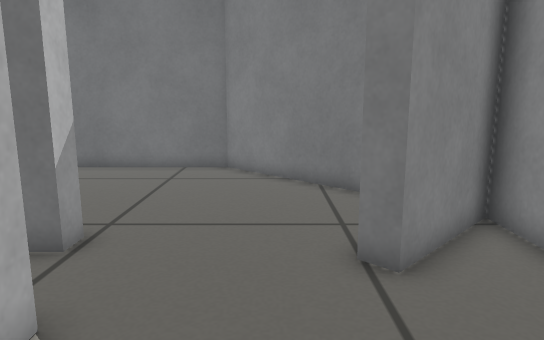
view 1 (above)

19 first-person views from a walk through a world built for the Gazebo simulator. The camera is 0.52 m above the floor, tilts 10° down and sees 70° across. The floor is counted in squares, 0.2 m on a side. Each view is taken from the middle of a square. On the plan, view 1 faces up. The plan holds only what a view shows up to about 20 squares ahead; the rest is blank.

view 2
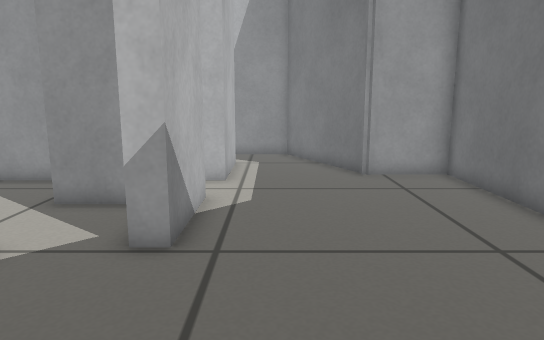

view 3
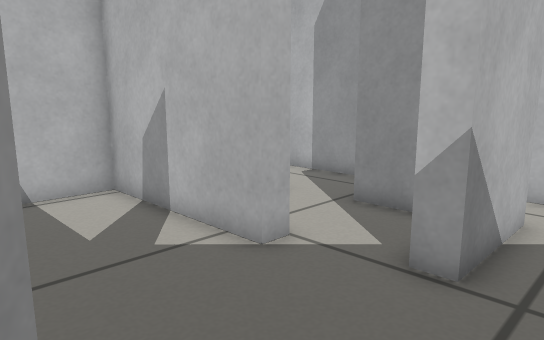

view 4
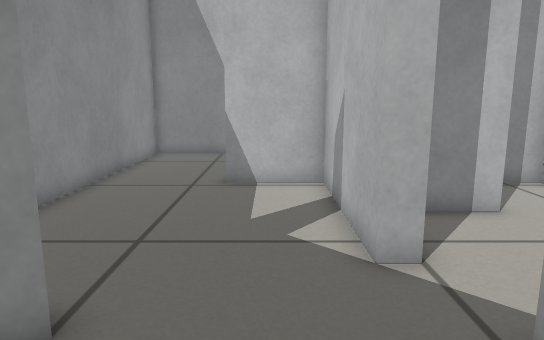

view 5
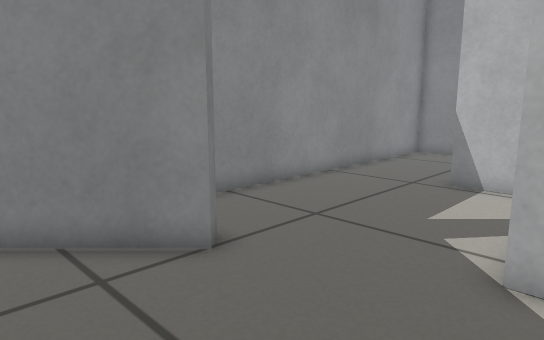

view 6
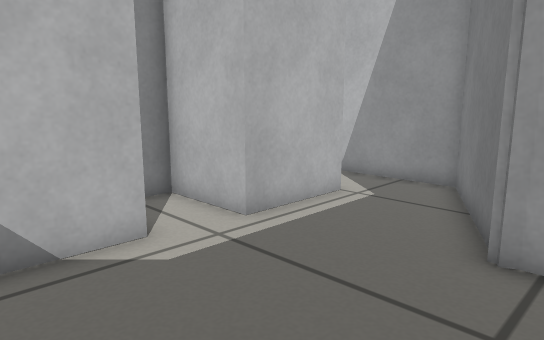

view 7
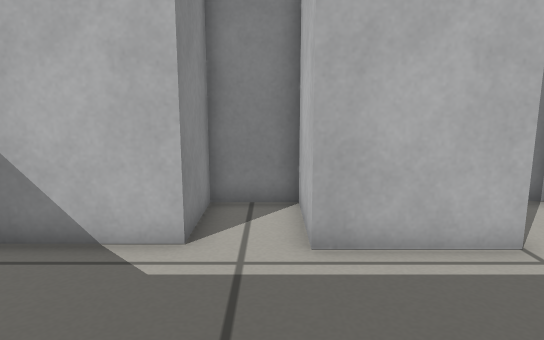

view 8
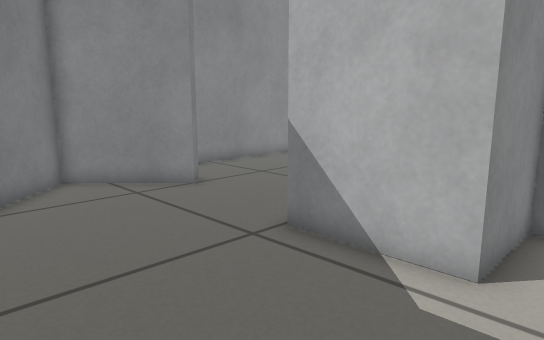

view 9
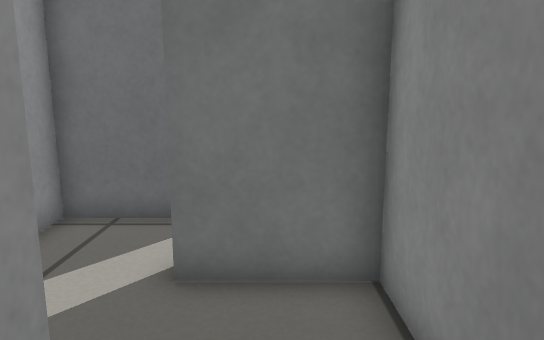

view 10
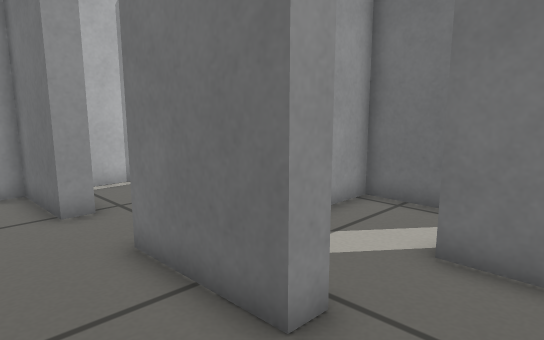

view 11
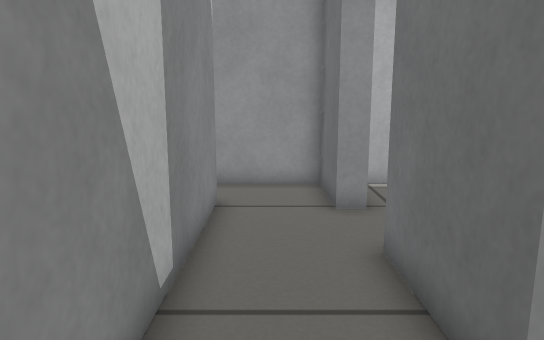

view 12
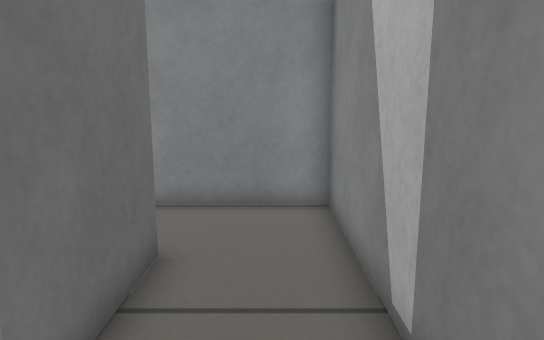

view 13
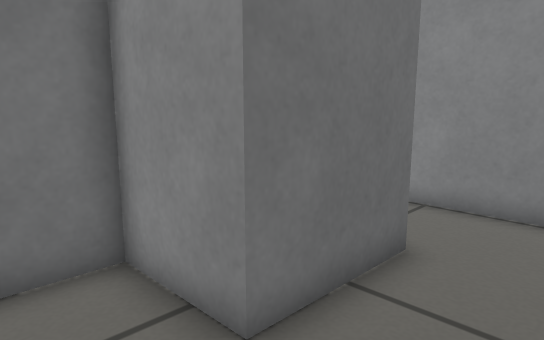

view 14
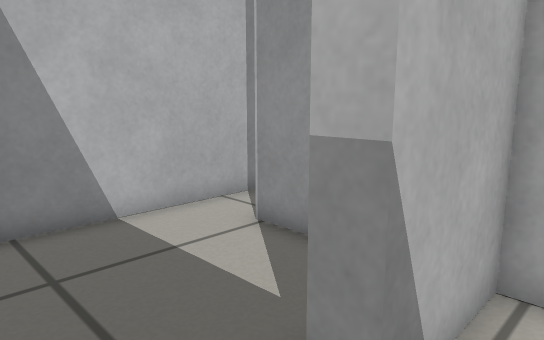

view 15
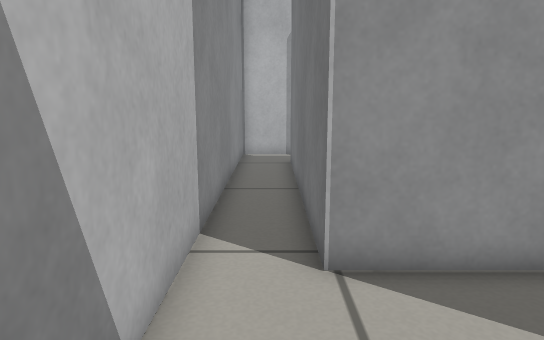

view 16
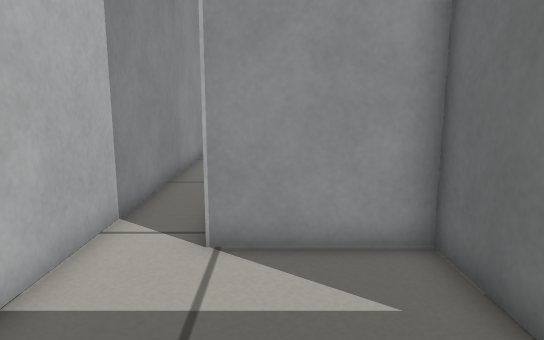

view 17
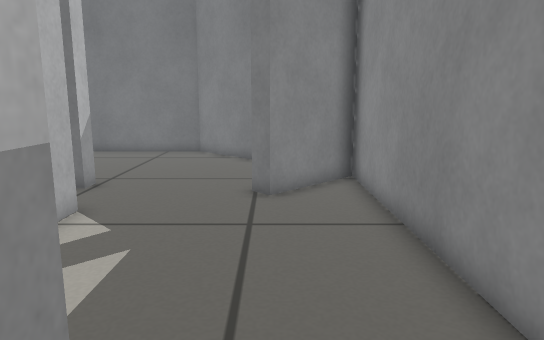

view 18
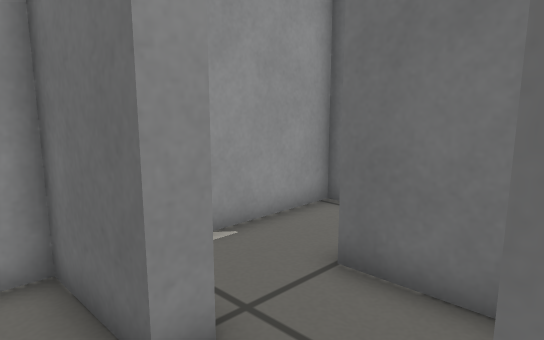

view 19
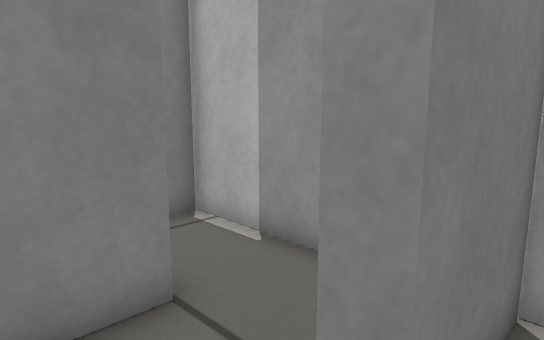

### Floor plan
Ten units are one square. View 1 is at (0, 0); x grows to the right and y downward. Boxes are objects, and circles mark ways between rooms. Rooms are numbered by the first view taken in them; rooms with no view inside come last. Other rooms are left out.
<svg viewBox="-167 -158 220 257">
<path fill="none" stroke="#000" d="M-35 -41 -27 -41 -27 23 5 23M-36 -64 -42 -64M48 24 48 -85 20 -56 14 -61M-67 -54 -67 -45M-110 -123 -162 -98 -162 -76M-108 -128 -106 -124M14 -61 44 -91 -18 -153 -108 -153 -108 -121M-135 -75 -97 -75 -97 -41 -74 -41 -74 -72 -36 -72 -36 -64M-67 23 -67 31 -104 31M-132 34 -162 34 -162 74M-140 64 -34 64 -34 14M5 23 5 31 -27 31 -27 72 -139 72M-162 74 -162 94 48 94 48 24M-162 -76 -162 -41 -132 -41M-72 -34 -97 -34 -97 -14M-67 -45 -67 -34M-65 -11 -46 -11M-132 26 -132 34M-104 31 -104 1 -135 1M-162 5 -162 27M-97 -14 -97 23 -84 23M-34 14 -34 -3 -65 -3"/>
<circle cx="-10" cy="-70" r="3" fill="#2a7"/>
<circle cx="25" cy="30" r="3" fill="#2a7"/>
<circle cx="-50" cy="-40" r="3" fill="#2a7"/>
<circle cx="-145" cy="-70" r="3" fill="#2a7"/>
<circle cx="-145" cy="70" r="3" fill="#2a7"/>
<circle cx="-120" cy="30" r="3" fill="#2a7"/>
<circle cx="-50" cy="25" r="3" fill="#2a7"/>
<circle cx="-80" cy="-5" r="3" fill="#2a7"/>
<text x="0" y="-20">1</text>
<text x="-50" y="-100">2</text>
<text x="-90" y="50">3</text>
<text x="-20" y="70">4</text>
<text x="-130" y="-60">5</text>
<text x="-60" y="-30">6</text>
<text x="-130" y="20">7</text>
<text x="-70" y="0">8</text>
</svg>
Room 1 opens to room 2. Room 1 opens to room 4. Room 1 opens to room 6. Room 2 opens to room 5. Room 3 opens to room 4. Room 3 opens to room 7. Room 3 opens to room 8. Room 6 opens to room 8.

Where each view was taken, in squares from view 1:
view 1: 0 up, 0 right, facing up
view 2: 9 up, 3 right, facing left
view 3: 9 up, 2 right, facing down-left
view 4: 10 up, 1 left, facing down
view 5: 10 up, 4 left, facing down-right
view 6: 14 up, 4 left, facing down-left
view 7: 14 up, 9 left, facing down
view 8: 13 up, 9 left, facing down-right
view 9: 5 down, 5 left, facing up
view 10: 6 down, 4 left, facing up-left
view 11: 5 down, 4 left, facing left
view 12: 5 down, 13 left, facing right
view 13: 6 down, 13 left, facing up-right
view 14: 1 down, 3 right, facing down-left
view 15: 8 down, 3 right, facing left
view 16: 6 down, 4 right, facing left
view 17: 5 down, 2 right, facing up
view 18: 5 down, 10 left, facing up-left
view 19: 5 up, 11 left, facing down-left
